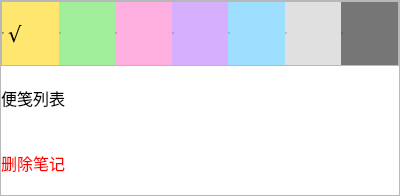
<?xml version="1.0" encoding="UTF-8"?>
<ui version="4.0">
 <class>NoteMenu</class>
 <widget class="QWidget" name="NoteMenu">
  <property name="geometry">
   <rect>
    <x>0</x>
    <y>0</y>
    <width>400</width>
    <height>196</height>
   </rect>
  </property>
  <property name="windowTitle">
   <string>Form</string>
  </property>
  <layout class="QVBoxLayout" name="verticalLayout">
   <property name="spacing">
    <number>0</number>
   </property>
   <property name="leftMargin">
    <number>0</number>
   </property>
   <property name="topMargin">
    <number>0</number>
   </property>
   <property name="rightMargin">
    <number>0</number>
   </property>
   <property name="bottomMargin">
    <number>0</number>
   </property>
   <item>
    <widget class="QFrame" name="frame_outer">
     <property name="frameShape">
      <enum>QFrame::StyledPanel</enum>
     </property>
     <property name="frameShadow">
      <enum>QFrame::Raised</enum>
     </property>
     <layout class="QVBoxLayout" name="verticalLayout_2">
      <property name="spacing">
       <number>0</number>
      </property>
      <property name="leftMargin">
       <number>0</number>
      </property>
      <property name="topMargin">
       <number>0</number>
      </property>
      <property name="rightMargin">
       <number>0</number>
      </property>
      <property name="bottomMargin">
       <number>0</number>
      </property>
      <item>
       <widget class="QFrame" name="frame">
        <property name="frameShape">
         <enum>QFrame::StyledPanel</enum>
        </property>
        <property name="frameShadow">
         <enum>QFrame::Raised</enum>
        </property>
        <layout class="QHBoxLayout" name="horizontalLayout">
         <property name="spacing">
          <number>0</number>
         </property>
         <property name="leftMargin">
          <number>0</number>
         </property>
         <property name="topMargin">
          <number>0</number>
         </property>
         <property name="rightMargin">
          <number>0</number>
         </property>
         <property name="bottomMargin">
          <number>0</number>
         </property>
         <item>
          <widget class="QRadioButton" name="radioButton_1">
           <property name="sizePolicy">
            <sizepolicy hsizetype="Minimum" vsizetype="Preferred">
             <horstretch>0</horstretch>
             <verstretch>0</verstretch>
            </sizepolicy>
           </property>
           <property name="font">
            <font>
             <family>Candara Light</family>
             <pointsize>16</pointsize>
            </font>
           </property>
           <property name="styleSheet">
            <string notr="true">QRadioButton{
background-color: rgb(255, 230, 110);
}
QRadioButton::indicator{
width: 0px;
height: 0px
}</string>
           </property>
           <property name="text">
            <string>√</string>
           </property>
           <property name="checked">
            <bool>true</bool>
           </property>
          </widget>
         </item>
         <item>
          <widget class="QRadioButton" name="radioButton_2">
           <property name="sizePolicy">
            <sizepolicy hsizetype="Minimum" vsizetype="Preferred">
             <horstretch>0</horstretch>
             <verstretch>0</verstretch>
            </sizepolicy>
           </property>
           <property name="font">
            <font>
             <family>Candara Light</family>
             <pointsize>16</pointsize>
            </font>
           </property>
           <property name="styleSheet">
            <string notr="true">QRadioButton{
background-color: rgb(161, 239, 155);
}
QRadioButton::indicator{
width: 0px;
height: 0px
}</string>
           </property>
           <property name="text">
            <string/>
           </property>
           <property name="checked">
            <bool>false</bool>
           </property>
          </widget>
         </item>
         <item>
          <widget class="QRadioButton" name="radioButton_3">
           <property name="sizePolicy">
            <sizepolicy hsizetype="Minimum" vsizetype="Preferred">
             <horstretch>0</horstretch>
             <verstretch>0</verstretch>
            </sizepolicy>
           </property>
           <property name="font">
            <font>
             <family>Candara Light</family>
             <pointsize>16</pointsize>
            </font>
           </property>
           <property name="styleSheet">
            <string notr="true">QRadioButton{
background-color: rgb(255, 175, 223);
}
QRadioButton::indicator{
width: 0px;
height: 0px
}</string>
           </property>
           <property name="text">
            <string/>
           </property>
           <property name="checked">
            <bool>false</bool>
           </property>
          </widget>
         </item>
         <item>
          <widget class="QRadioButton" name="radioButton_4">
           <property name="sizePolicy">
            <sizepolicy hsizetype="Minimum" vsizetype="Preferred">
             <horstretch>0</horstretch>
             <verstretch>0</verstretch>
            </sizepolicy>
           </property>
           <property name="font">
            <font>
             <family>Candara Light</family>
             <pointsize>16</pointsize>
            </font>
           </property>
           <property name="styleSheet">
            <string notr="true">QRadioButton{
background-color: rgb(215, 175, 255);
}
QRadioButton::indicator{
width: 0px;
height: 0px
}</string>
           </property>
           <property name="text">
            <string/>
           </property>
           <property name="checked">
            <bool>false</bool>
           </property>
          </widget>
         </item>
         <item>
          <widget class="QRadioButton" name="radioButton_5">
           <property name="sizePolicy">
            <sizepolicy hsizetype="Minimum" vsizetype="Preferred">
             <horstretch>0</horstretch>
             <verstretch>0</verstretch>
            </sizepolicy>
           </property>
           <property name="font">
            <font>
             <family>Candara Light</family>
             <pointsize>16</pointsize>
            </font>
           </property>
           <property name="styleSheet">
            <string notr="true">QRadioButton{
background-color: rgb(158, 223, 255);
}
QRadioButton::indicator{
width: 0px;
height: 0px
}</string>
           </property>
           <property name="text">
            <string/>
           </property>
           <property name="checked">
            <bool>false</bool>
           </property>
          </widget>
         </item>
         <item>
          <widget class="QRadioButton" name="radioButton_6">
           <property name="sizePolicy">
            <sizepolicy hsizetype="Minimum" vsizetype="Preferred">
             <horstretch>0</horstretch>
             <verstretch>0</verstretch>
            </sizepolicy>
           </property>
           <property name="font">
            <font>
             <family>Candara Light</family>
             <pointsize>16</pointsize>
            </font>
           </property>
           <property name="styleSheet">
            <string notr="true">QRadioButton{
background-color: rgb(224, 224, 224);
}
QRadioButton::indicator{
width: 0px;
height: 0px
}</string>
           </property>
           <property name="text">
            <string/>
           </property>
           <property name="checked">
            <bool>false</bool>
           </property>
          </widget>
         </item>
         <item>
          <widget class="QRadioButton" name="radioButton_7">
           <property name="sizePolicy">
            <sizepolicy hsizetype="Minimum" vsizetype="Preferred">
             <horstretch>0</horstretch>
             <verstretch>0</verstretch>
            </sizepolicy>
           </property>
           <property name="font">
            <font>
             <family>Candara Light</family>
             <pointsize>16</pointsize>
            </font>
           </property>
           <property name="styleSheet">
            <string notr="true">QRadioButton{
background-color: rgb(118, 118, 118);
}
QRadioButton::indicator{
width: 0px;
height: 0px
}</string>
           </property>
           <property name="text">
            <string/>
           </property>
           <property name="checked">
            <bool>false</bool>
           </property>
          </widget>
         </item>
        </layout>
       </widget>
      </item>
      <item>
       <widget class="QPushButton" name="pushButton">
        <property name="sizePolicy">
         <sizepolicy hsizetype="Minimum" vsizetype="Preferred">
          <horstretch>0</horstretch>
          <verstretch>0</verstretch>
         </sizepolicy>
        </property>
        <property name="font">
         <font>
          <family>Arial</family>
          <pointsize>12</pointsize>
         </font>
        </property>
        <property name="styleSheet">
         <string notr="true">QPushButton{
border:none;
background-color: white;
text-align:left;
}
QPushButton:hover{
background-color: rgb(237, 237, 237);
}</string>
        </property>
        <property name="text">
         <string>便笺列表</string>
        </property>
        <property name="icon">
         <iconset resource="images.qrc">
          <normaloff>:/resources/align-left.svg</normaloff>:/resources/align-left.svg</iconset>
        </property>
       </widget>
      </item>
      <item>
       <widget class="QPushButton" name="pushButton_delete">
        <property name="sizePolicy">
         <sizepolicy hsizetype="Minimum" vsizetype="Preferred">
          <horstretch>0</horstretch>
          <verstretch>0</verstretch>
         </sizepolicy>
        </property>
        <property name="font">
         <font>
          <pointsize>12</pointsize>
         </font>
        </property>
        <property name="styleSheet">
         <string notr="true">QPushButton{
border:none;
color: rgb(255, 0, 0);
background-color:white;
text-align:left;
}
QPushButton:hover{
background-color: rgb(237, 237, 237);
}</string>
        </property>
        <property name="text">
         <string>删除笔记</string>
        </property>
        <property name="icon">
         <iconset resource="images.qrc">
          <normaloff>:/resources/trash-2_red.svg</normaloff>:/resources/trash-2_red.svg</iconset>
        </property>
       </widget>
      </item>
     </layout>
    </widget>
   </item>
  </layout>
 </widget>
 <resources>
  <include location="images.qrc"/>
 </resources>
 <connections/>
</ui>
